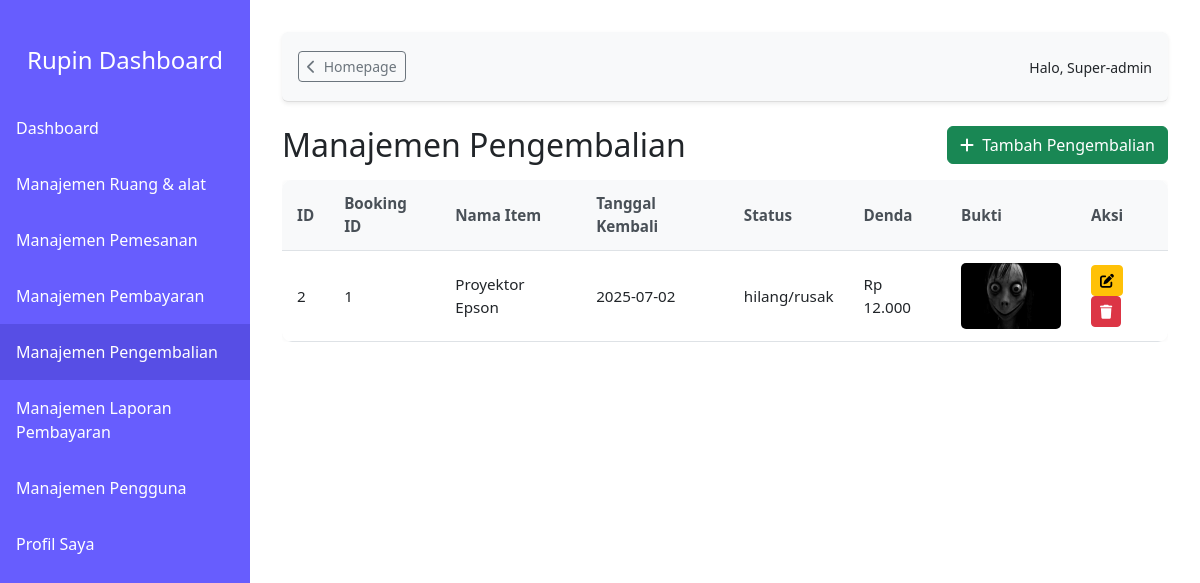
Screenshot of /super_admin/manajemen-pengembalian/index.php (signed in) with the database file from the repository.
### tables this page shows
CREATE TABLE `pengembalian` (
  `pengembalian_id` int(11) NOT NULL,
  `booking_id` int(11) DEFAULT NULL,
  `tanggal_kembali` date DEFAULT NULL,
  `status` enum('tepat waktu','terlambat','hilang/rusak') DEFAULT NULL,
  `denda` double DEFAULT 0,
  `bukti` varchar(255) DEFAULT NULL
);

CREATE TABLE `items` (
  `item_id` int(11) NOT NULL,
  `user_id` int(11) DEFAULT NULL,
  `nama` varchar(100) DEFAULT NULL,
  `tipe` enum('ruang','alat') DEFAULT NULL,
  `harga_sewa` double DEFAULT NULL,
  `lokasi` varchar(100) DEFAULT NULL,
  `status` enum('tersedia','tidak tersedia') DEFAULT NULL,
  `gambar` varchar(255) DEFAULT NULL,
  `deskripsi` text DEFAULT NULL
);

### super_admin/manajemen-pengembalian/index.php (the view, shortened to what this page needs)
<?php
include('../../config.php');
$result = $con->query("SELECT p.*, b.item_id, i.nama as nama_item FROM pengembalian p JOIN booking b ON p.booking_id = b.booking_id JOIN items i ON b.item_id = i.item_id ORDER BY tanggal_kembali DESC");
?>
<!DOCTYPE html>
<html lang="id">
<head>
    <link href="https://cdn.jsdelivr.net/npm/bootstrap@5.3.3/dist/css/bootstrap.min.css" rel="stylesheet">
    <link rel="stylesheet" href="https://cdnjs.cloudflare.com/ajax/libs/font-awesome/6.5.0/css/all.min.css">
    <link href="../../styles/dashboard.css" rel="stylesheet">
</head>
<body>
<div class="sidebar">
    <h4 class="header-sidebar text-center py-3">Rupin Dashboard</h4>
    <a href="../index.php">Dashboard</a>
    <a href="../manajemen-ruang-alat/index.php">Manajemen Ruang & alat</a>
    <a href="../manajemen-pemesanan/index.php">Manajemen Pemesanan</a>
    <a href="../manajemen-pembayaran/index.php">Manajemen Pembayaran</a>
    <a href="./index.php" class="active">Manajemen Pengembalian</a>
    <a href="../manajemen-laporan-pembayaran/index.php">Manajemen Laporan Pembayaran</a>
    <a href="../manajemen-pengguna/index.php">Manajemen Pengguna</a>
    <a href="../profil.php">Profil Saya</a>
</div>
<div class="content">
    <div class="top-nav rounded shadow-sm mb-4">
        <div>
            <a href="../index.php" class="go-home btn btn-outline-secondary btn-sm"><i class="fa-solid fa-chevron-left me-2"></i>Homepage</a>
        </div>
        <div class="text-end">
            <small>Halo, <?= ucfirst($_SESSION['role']) ?></small>
        </div>
    </div>
    <div class="d-flex justify-content-between align-items-center mb-3">
        <h2 class="mb-0">Manajemen Pengembalian</h2>
        <a href="tambah.php" class="btn btn-success">
            <i class="fa fa-plus me-1"></i> Tambah Pengembalian
        </a>
    </div>
    <div class="table-responsive">
        <table class="custom-table">
            <thead>
                <tr>
                    <th>ID</th>
                    <th>Booking ID</th>
                    <th>Nama Item</th>
                    <th>Tanggal Kembali</th>
                    <th>Status</th>
                    <th>Denda</th>
                    <th>Bukti</th>
                    <th>Aksi</th>
                </tr>
            </thead>
            <tbody>
                <?php while ($row = $result->fetch_assoc()) { ?>
                    <tr>
                        <td><?= $row['pengembalian_id'] ?></td>
                        <td><?= $row['booking_id'] ?></td>
                        <td><?= $row['nama_item'] ?></td>
                        <td><?= $row['tanggal_kembali'] ?></td>
                        <td><?= $row['status'] ?></td>
                        <td>Rp <?= number_format($row['denda'], 0, ',', '.') ?></td>
                        <td>
                            <?php if ($row['bukti']) : ?>
                                <a href="../../uploads/<?= $row['bukti'] ?>" target="_blank">
                                    <img src="../../uploads/<?= $row['bukti'] ?>" alt="Bukti" class="preview-img">
                                </a>
                            <?php else: ?>
                                <span class="text-muted">-</span>
                            <?php endif; ?>
                        </td>
                        <td>
                            <a href="edit.php?id=<?= $row['pengembalian_id'] ?>" class="btn btn-warning btn-sm"><i class="fa fa-edit"></i></a>
                            <button class="btn btn-danger btn-sm" data-bs-toggle="modal" data-bs-target="#modalHapus" data-id="<?= $row['pengembalian_id'] ?>"><i class="fa fa-trash"></i></button>
                        </td>
                    </tr>
                <?php } ?>
            </tbody>
        </table>
    </div>
</div>
</body>
</html>

### styles/dashboard.css (style rules this page uses)
body { display: flex; min-height: 100vh; flex-direction: row; margin: 0; }
.sidebar { width: 250px; background-color: #675dfe; color: white; position: fixed; top: 0; left: 0; height: 100vh; overflow-y: auto; }
.top-nav { display: flex; justify-content: space-between; align-items: center; background-color: #f8f9fa; padding: 0.5rem 1rem; border-bottom: 1px solid #ddd; margin-bottom: 2rem; height: 70px; }
.content { flex: 1; padding: 2rem; margin-left: 250px; }
.sidebar a { color: white; text-decoration: none; display: block; padding: 1rem; }
.sidebar a:hover, .sidebar .active { background-color: #574ee5; }
.header-sidebar { margin: 30px 0px 0px 0px; height: 70px; }
.custom-table { width: 100%; border-collapse: collapse; background-color: #ffffff; border-radius: 10px; overflow: hidden; box-shadow: 0 0 5px rgba(0, 0, 0, 0.05); font-size: 0.95rem; }
.custom-table thead tr { background-color: #f8f9fa; color: #495057; }
.custom-table th, .custom-table td { padding: 12px 15px; text-align: left; border-bottom: 1px solid #dee2e6; }

### super_admin/manajemen-pengembalian/index.php (style rules this page uses)
.custom-table { width: 100%; border-collapse: collapse; background-color: #ffffff; border-radius: 10px; overflow: hidden; box-shadow: 0 0 5px rgba(0,0,0,0.05); font-size: 0.95rem; }
.custom-table thead tr { background-color: #f8f9fa; color: #495057; }
.custom-table th, .custom-table td { padding: 12px 15px; text-align: left; border-bottom: 1px solid #dee2e6; }
.preview-img { width: 100px; height: auto; border-radius: 5px; }

### rows the page displays
pengembalian: pengembalian_id "2", booking "1", items.nama "Proyektor Epson", tanggal_kembali "2025-07-02", status "hilang/rusak", denda "12.000", bukti (picture)

### other values shown
$_SESSION['role'] "Super-admin"
